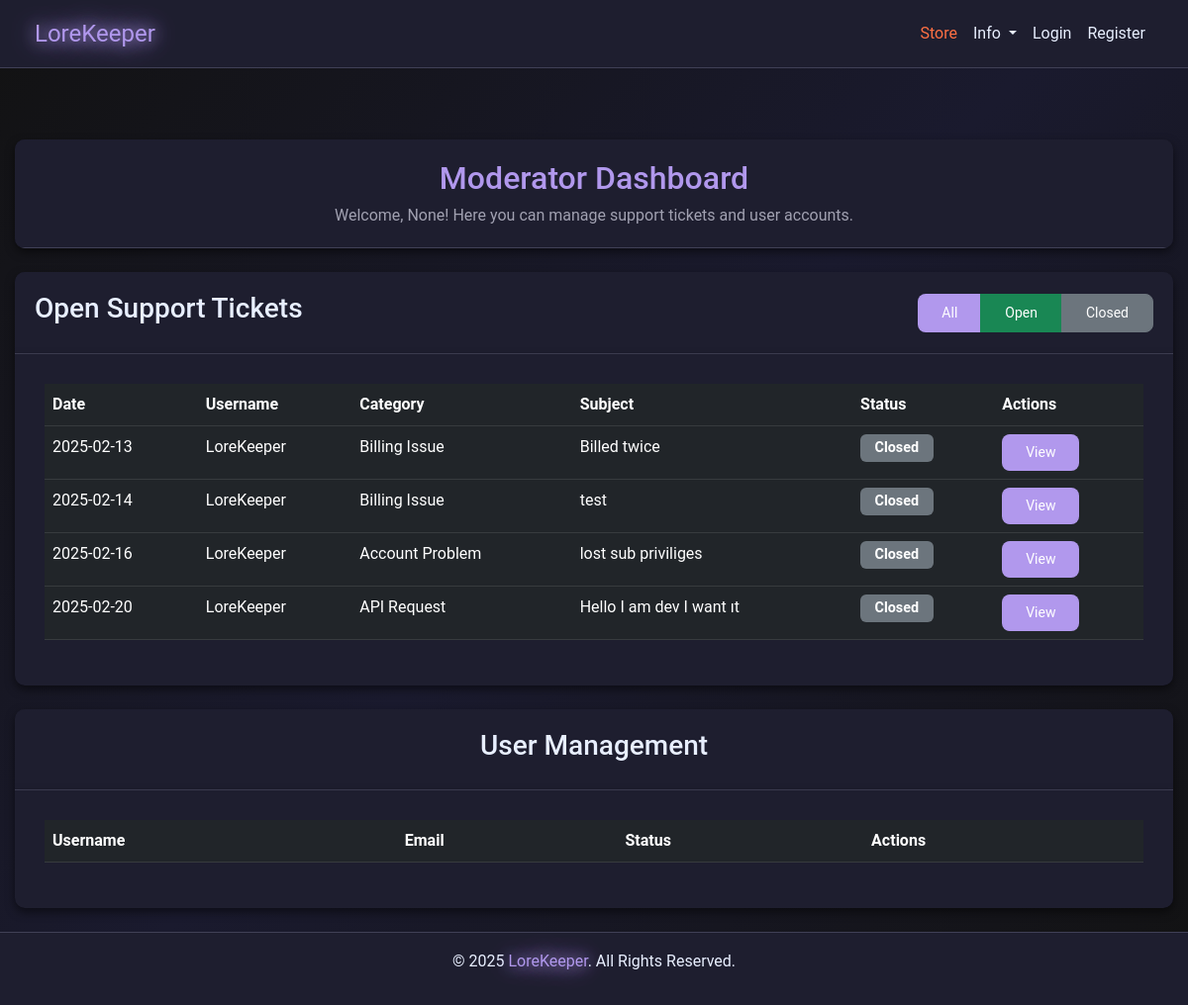
The app's page /moderator/dashboard, older data.
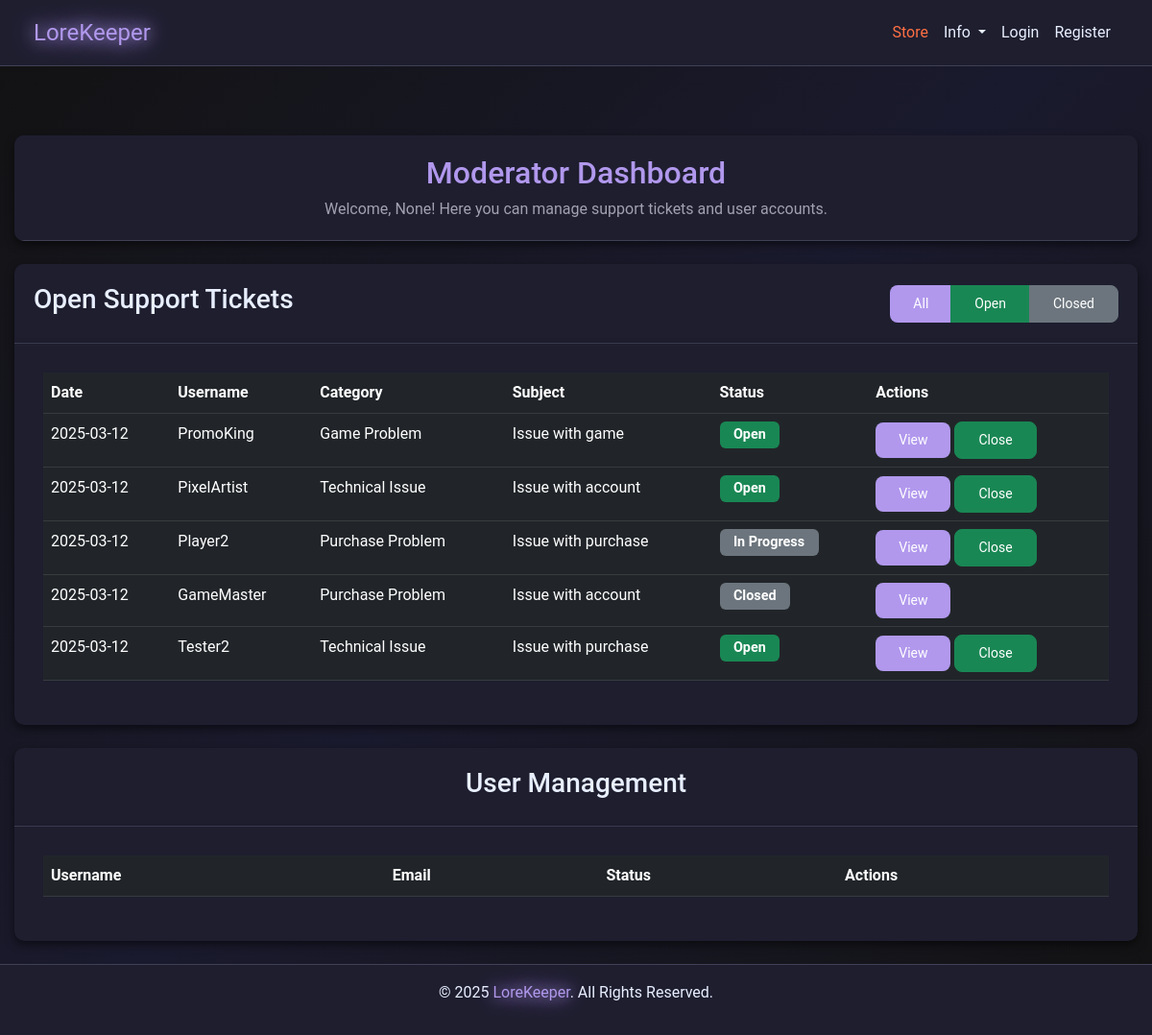
The same page, newer data.
### models.py (models this page shows)
class SupportTicket(db.Model):
    __tablename__ = "support_tickets"
    id = db.Column(db.Integer, primary_key=True)
    user_id = db.Column(db.Integer, db.ForeignKey("users.id"), nullable=False)
    category = db.Column(db.String(100), nullable=False)
    subject = db.Column(db.String(100), nullable=False)
    message = db.Column(db.Text, nullable=False)
    status = db.Column(db.String(20), default="Open", index=True)
    created_at = db.Column(db.DateTime, default=datetime.utcnow)
    responses = db.relationship(
        "SupportTicketResponse",
        back_populates="ticket",
        lazy="dynamic",
        cascade="all, delete-orphan",
    )
    user = db.relationship("User", backref="tickets")

class User(db.Model):
    __tablename__ = "users"
    id = db.Column(db.Integer, primary_key=True)
    username = db.Column(db.String(64), nullable=False, index=True)
    email = db.Column(db.String(128), unique=True, nullable=False, index=True)
    password = db.Column(db.String(128), nullable=False)
    privilege_id = db.Column(db.Integer, db.ForeignKey("privileges.id"), default=1)
    created_at = db.Column(db.DateTime, default=datetime.utcnow)
    purchases = db.relationship(
        "Purchase", backref="user", lazy=True, cascade="all, delete-orphan"
    )
    subscriptions = db.relationship(
        "Subscription", backref="user", lazy=True, cascade="all, delete-orphan"
    )
    receipts = db.relationship("Receipt", backref="user", lazy=True)
    balance = db.Column(db.Float, default=0)
    pending_balance = db.Column(db.Float, default=0)

### app.py (the view)
@app.route("/moderator/dashboard", methods=["GET", "POST"])
def moderator_dashboard():
    tickets = SupportTicket.query.all()
    return render_template(
        "moderator_dashboard.html",
        tickets=tickets,
        get_username_from_id=get_username_from_id,
    )

### app.py (called while the page is built, shortened)
@app.after_request
def add_header(response):
    response.headers["Cache-Control"] = "no-store"
    return response

@app.route("/get_username_from_id/<int:user_id>")
def get_username_from_id(user_id):
    user = User.query.filter_by(id=user_id).first()
    return user.username

@app.route("/getCookie", methods=["POST", "GET"])
def getCookie():
    try:
        user_id = request.cookies.get("user_id")
    except Exception as e:
        print(f"Error getting cookie: {e}")
        session.clear()
    return redirect(url_for("home"))

@app.before_request
def before_request():
    try:
        if session.get("user_id"):
            session.permanent = True
        else:
            getCookie()
    except Exception:
        session.clear()

### templates/moderator_dashboard.html (shortened to what this page needs)
{% extends "nav_footer_template.html" %} {% block content %}
<div class="container mt-5">
  <div class="card mb-4">
    <div class="card-header">
      <h2>Moderator Dashboard</h2>
      <p>
        Welcome, {{ session.get('username') }}! Here you can manage support
        tickets and user accounts.
      </p>
    </div>
  </div>
  <div class="card mb-4">
    <div class="card-header d-flex justify-content-between align-items-center">
      <h3>Open Support Tickets</h3>
      <div class="btn-group">
        <button class="btn btn-sm btn-primary" onclick="filterTickets('all')">
          All
        </button>
        <button class="btn btn-sm btn-success" onclick="filterTickets('open')">
          Open
        </button>
        <button
          class="btn btn-sm btn-secondary"
          onclick="filterTickets('closed')"
        >
          Closed
        </button>
      </div>
    </div>
    <div class="card-body">
      <div class="table-responsive">
        <table class="table table-dark">
          <thead>
            <tr>
              <th>Date</th>
              <th>Username</th>
              <th>Category</th>
              <th>Subject</th>
              <th>Status</th>
              <th>Actions</th>
            </tr>
          </thead>
          <tbody>
            {% for ticket in tickets %}
            <tr>
              <td>{{ ticket.created_at.strftime('%Y-%m-%d') }}</td>
              <td>{{ get_username_from_id(ticket.user_id) }}</td>
              <td>{{ ticket.category }}</td>
              <td>{{ ticket.subject }}</td>
              <td>
                <span
                  class="badge {% if ticket.status == 'Open' %}bg-success{% else %}bg-secondary{% endif %}"
                >
                  {{ ticket.status }}
                </span>
              </td>
              <td>
                <a
                  href="{{ url_for('view_ticket', ticket_id=ticket.id) }}"
                  class="btn btn-sm btn-primary"
                >
                  View
                </a>
                {% if ticket.status != 'Closed' %}
                <button
                  class="btn btn-sm btn-success"
                  onclick="closeTicket({{ ticket.id }})"
                >
                  Close
                </button>
                {% endif %}
              </td>
            </tr>
            {% endfor %}
          </tbody>
        </table>
      </div>
    </div>
  </div>
  <div class="card mb-4">
    <div class="card-header">
      <h3>User Management</h3>
    </div>
    <div class="card-body">
      <div class="table-responsive">
        <table class="table table-dark">
          <thead>
            <tr>
              <th>Username</th>
              <th>Email</th>
              <th>Status</th>
              <th>Actions</th>
            </tr>
          </thead>
        </table>
      </div>
    </div>
  </div>
</div>
{% endblock %}

Row changes from the older to the newer data that the page shows:
removed SupportTicket: created_at "2025-02-13", category "Billing Issue", subject "Billed twice", status "Closed"
no longer on this page (row edited): User: username "LoreKeeper"
added SupportTicket: created_at "2025-03-12", category "Game Problem", subject "Issue with game", status "Open"
added User: username "PromoKing"
changed SupportTicket (number 2 of 5 on the later page): created_at "2025-02-14" → "2025-03-12"; category "Billing Issue" → "Technical Issue"; subject "test" → "Issue with account"; status "Closed" → "Open"; now shows "Close"
added User: username "PixelArtist"
changed SupportTicket: created_at "2025-02-16" → "2025-03-12"; category "Account Problem" → "Purchase Problem"; subject "lost sub priviliges" → "Issue with purchase"; status "Closed" → "In Progress"; now shows "Close"
added User: username "Player2"
changed SupportTicket "Closed": created_at "2025-02-20" → "2025-03-12"; category "API Request" → "Purchase Problem"; subject "Hello I am dev I want ıt" → "Issue with account"
added User: username "GameMaster"
added SupportTicket: created_at "2025-03-12", category "Technical Issue", subject "Issue with purchase", status "Open"
added User: username "Tester2"
